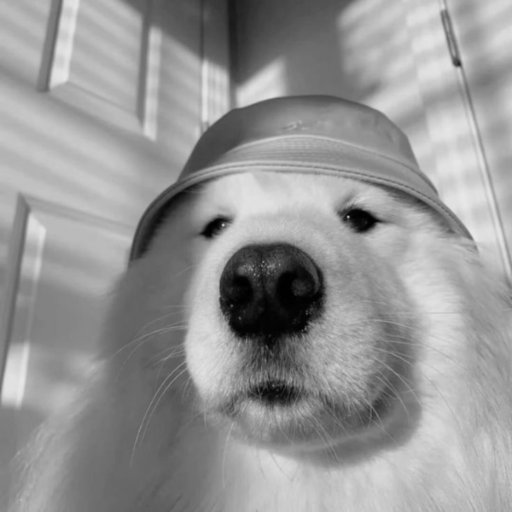
#> input picture hw4/hw4_sample_images/sample1.png, 512 x 512 px
$ python hw4.py
#> lines starting #> are read from the running program, lines starting #| are printed output that depends on the picture; after the words box and inside, x2 and y2 are one past the last pixel; in counts of white or black regions, pixels touching at a corner belong together
import numpy as np
import cv2

# Problem 1. (a)
smp1 = cv2.imread("hw4_sample_images/sample1.png", cv2.IMREAD_GRAYSCALE)
#> smp1 is the input picture: shape (512, 512); min 0, max 232, mean 149.6

I2 = np.array([[1, 2], [3, 0]])
N1 = len(I2)

thr1 = 255 * (I2 + 0.5) / (N1 * N1)
rows1, cols1 = smp1.shape
#> rows1 = 512; cols1 = 512
thrm1 = np.tile(thr1, (rows1 // N1, cols1 // N1))

res1 = np.where(smp1 > thrm1, 255, 0).astype(np.uint8)
#> res1: shape (512, 512); 59.1% white; black in thin lines or dots

cv2.imwrite("result1.png", res1)

# Problem 1. (b)
I = np.array([[1, 2], [3, 0]])
while I.shape[0] < 256:
    I = np.block([[4 * I + 1, 4 * I + 2], [4 * I + 3, 4 * I]])

I256 = I
N2 = len(I256)
thr2 = 255 * (I256 + 0.5) / (N2 * N2)
rows2, cols2 = smp1.shape
#> rows2 = 512; cols2 = 512
thrm2 = np.tile(thr2, (rows2 // N2, cols2 // N2))

res2 = np.where(smp1 > thrm2, 255, 0).astype(np.uint8)
#> res2: shape (512, 512); 58.7% white; black in thin lines or dots

cv2.imwrite("result2.png", res2)

# Problem 1. (c)
# Floyd-Steinberg
def floyd(img):
    img = img.astype(np.float32)
    rows, cols = img.shape
    mask = np.array([[0, 0, 7 / 16], [3 / 16, 5 / 16, 1 / 16]], dtype=np.float32)

    for y in range(rows):
        for x in range(cols):
            old = img[y, x]
            new = 0 if old < 128 else 255
            error = old - new
            img[y, x] = new

            for ky in range(2):
                for kx in range(-1, 2):
                    ny = y + ky
                    nx = x + kx
                    if 0 <= ny < rows and 0 <= nx < cols:
                        img[ny, nx] += error * mask[ky, kx + 1]
    return np.clip(img, 0, 255).astype(np.uint8)

# Jarvis’
def jarvis(img):
    img = img.astype(np.float32)
    rows, cols = img.shape
    mask = np.array([[0, 0, 0, 7, 5], [3, 5, 7, 5, 3], [1, 3, 5, 3, 1]]) / 48.0

    for y in range(rows):
        for x in range(cols):
            old = img[y, x]
            new = 0 if old < 128 else 255
            error = old - new
            img[y, x] = new

            for ky in range(3):
                for kx in range(-2, 3):
                    ny = y + ky
                    nx = x + kx
                    if 0 <= ny < rows and 0 <= nx < cols:
                        img[ny, nx] += error * mask[ky, kx + 2]
    return np.clip(img, 0, 255).astype(np.uint8)

res3 = floyd(smp1)
#> after the loop in floyd, `for y in range(rows):`: img: shape (512, 512) float32; 58.7% white; black in thin lines or dots
#> in floyd, `return np.clip(img, 0, 255).astype(np.uint8)`: returned value: shape (512, 512); 58.7% white; black in thin lines or dots
cv2.imwrite("result3.png", res3)

res4 = jarvis(smp1)
#> after the loop in jarvis, `for y in range(rows):`: img: shape (512, 512) float32; 58.7% white; black in thin lines or dots
#> in jarvis, `return np.clip(img, 0, 255).astype(np.uint8)`: returned value: shape (512, 512); 58.7% white; black in thin lines or dots
cv2.imwrite("result4.png", res4)

# Problem 2.
def flood_fill2(img, labs, i, j, lab):
    rows, cols = img.shape
    stack = [(i, j)]
    while stack:
        ci, cj = stack.pop()
        if 0 <= ci < rows and 0 <= cj < cols and labs[ci, cj] == 0 and img[ci, cj] == 0:
            labs[ci, cj] = lab
            stack.append((ci - 1, cj))
            stack.append((ci + 1, cj))
            stack.append((ci, cj - 1))
            stack.append((ci, cj + 1))

def cnt_comp(img):
    rows, cols = img.shape
    labs = np.zeros_like(img, dtype=np.uint32)
    lab = 1
    for i in range(rows):
        for j in range(cols):
            if img[i, j] == 0 and labs[i, j] == 0:
                flood_fill2(img, labs, i, j, lab)
                lab += 1
    cnt = lab - 1
    return cnt, labs

def erode(img, mask):
    rows, cols = img.shape
    pad_rows, pad_cols = mask.shape[0] // 2, mask.shape[1] // 2
    res = img.copy()
    tmp = img.copy()
    for i in range(pad_rows, rows - pad_rows):
        for j in range(pad_cols, cols - pad_cols):
            reg = tmp[i - pad_rows : i + pad_rows + 1, j - pad_cols : j + pad_cols + 1]
            if np.all((reg & mask) == mask):
                res[i, j] = 255
            else:
                res[i, j] = 0
    return res

def dilate(img, mask):
    rows, cols = img.shape
    pad_rows, pad_cols = mask.shape[0] // 2, mask.shape[1] // 2
    res = img.copy()
    tmp = img.copy()
    for i in range(pad_rows, rows - pad_rows):
        for j in range(pad_cols, cols - pad_cols):
            reg = tmp[i - pad_rows : i + pad_rows + 1, j - pad_cols : j + pad_cols + 1]
            if np.any(reg & mask):
                res[i, j] = 255
            else:
                res[i, j] = 0
    return res

# get bounding box
def bound_box(crd):
    x = crd[:, 0, 0]
    y = crd[:, 0, 1]
    x_min, x_max = x.min(), x.max()
    y_min, y_max = y.min(), y.max()
    return x_min, y_min, x_max - x_min + 1, y_max - y_min + 1

# analyze objects
def analyze(img, labs, objects_num, cover):
    res = []

    for label in range(1, objects_num + 1):
        cur = (labs == label).astype(np.uint8) * 255
        contours, hierarchy = cv2.findContours(cur, cv2.RETR_CCOMP, cv2.CHAIN_APPROX_SIMPLE)

        hierarchy = hierarchy[0] if hierarchy is not None else []
        holes = sum(1 for h in hierarchy if h[3] != -1)
        main_contour = max(contours, key=cv2.contourArea)
        x_min, y_min, w, h = bound_box(main_contour)

        aspect_ratio = h / w if w else 0
        coverage_ratio = np.sum(cur == 255) / (h * w)

        bays = 0
        hull = cv2.convexHull(main_contour, returnPoints=False)
        if hull is not None and len(hull) > 3:
            defects = cv2.convexityDefects(main_contour, hull)
            if defects is not None:
                for defect in defects[:, 0]:
                    start, end, farth, _ = defect
                    triangle = np.array([main_contour[i][0] for i in (start, end, farth)])
                    if cv2.contourArea(triangle) > cover * (h * w):
                        bays += 1

        res.append({"label": label, "lakes": holes, "bays": bays, "coverage_ratio": coverage_ratio, "aspect_ratio": aspect_ratio, "min_x" : x_min})
    return res

# extend bottom music staff
def extend_lines(labs_line, line_img, ref, tar):
    rys, rxs = np.where(labs_line == ref)
    rx_min = rxs.min()
    rx_max = rxs.max()

    tys, txs = np.where(labs_line == tar)
    ty = tys[0]

    rows, cols = line_img.shape
    for x in range(rx_min, rx_max + 1):
        if 0 <= x < cols and 0 <= ty < rows:
            line_img[ty][x] = 0
    return

# remove noise line
def remove_short_lines(img, labs, min_len):
    res = img.copy()
    for label in range(1, np.max(labs) + 1):
        xs = np.where(labs == label)[1]
        if xs.size and (xs.max() - xs.min() + 1) < min_len:
            res[labs == label] = 255
    return res

# insert additional lines between the staff lines
def insert_lines(labs_line, line_img, ref):
    rows, cols = labs_line.shape
    label_to_y = {}
    for label in range(1, np.max(labs_line) + 1):
        ys, xs = np.where(labs_line == label)
        cnt = np.bincount(ys)
        max_y = np.argmax(cnt)
        label_to_y[label] = max_y

    sorted_labels = sorted(label_to_y.items(), key=lambda x: x[1])
    sorted_ys = [y for _, y in sorted_labels]
    rys, rxs = np.where(labs_line == ref)
    rx_min = rxs.min()
    rx_max = rxs.max()

    for i in range(len(sorted_ys) - 1):
        y1, y2 = sorted_ys[i], sorted_ys[i + 1]
        mid_y = (y1 + y2) // 2
        if 0 <= mid_y < rows:
            line_img[mid_y, rx_min:rx_max + 1] = 0
    return

# get closest label and its minimum distance
def get_closest_lab_dist(labs, labs_line, tar, labs_line_cnt):
    labs_line_main_y = {}
    ys, xs = np.where(labs_line > 0)
    labs_line_main_y = {label: np.bincount(ys[labs_line[ys, xs] == label]).argmax() for label in range(1, labs_line_cnt + 1) if np.any(labs_line[ys, xs] == label)}

    tys, txs = np.where(labs == tar)
    labs_y_max = tys.max()
    dist = {label: abs(y - labs_y_max) for label, y in labs_line_main_y.items()}
    closest_label = min(dist, key=dist.get)
    min_dist = dist[closest_label]

    return closest_label, min_dist

# classification
def classify(obj):
    if obj['coverage_ratio'] > 0.9 or obj['aspect_ratio'] > 3.5:
        return 0 # unknown
    elif obj['lakes'] > 1:
        return 1 # treble clef
    elif obj['lakes'] == 1:
        if obj['bays'] == 8:
            return 12 # sharp
        elif obj['bays'] == 2:
            if obj['aspect_ratio'] > 2:
                return 11 # natural
            elif obj['aspect_ratio'] > 1:
                return 5 # 16th notes
            elif obj['aspect_ratio'] < 1:
                return 9 # 2 beamed 16th notes
        elif obj['bays'] == 1:
            if obj['coverage_ratio'] < 0.28:
                return 4 # half note
            else:
                return 10 # flat
    elif obj['lakes'] == 0:
        if obj['aspect_ratio'] < 0.5:
            return 8 # whole or flat rest
        elif obj['bays'] == 4:
            return 13 # quarter rest
        elif obj['bays'] == 1:
            return 2 # quarter note
        elif obj['bays'] == 3:
            return 14 # 16th rest
        elif obj['bays'] == 2:
            if obj['aspect_ratio'] > 2:
                return 15 # 8th rest
            elif obj['aspect_ratio'] > 1:
                return 3 # 8th notes
            elif obj['aspect_ratio'] > 0.95:
                return 6 # 2 beamed 8th notes
            else:
                return 16 # 3 beamed 16th notes
    else:
        return 0 # unknown

smp2 = cv2.imread("hw4_sample_images/sample2.png", cv2.IMREAD_GRAYSCALE)
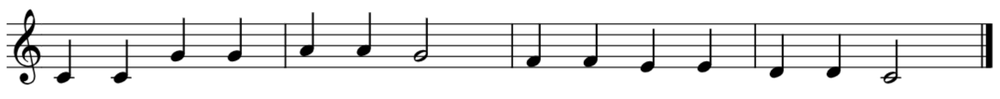
#> input picture hw4/hw4_sample_images/sample2.png, 1000 x 99 px
#> smp2 is the input picture: shape (99, 1000); min 0, max 255, mean 232.2
binary = np.where(smp2 > 175, 255, 0).astype(np.uint8)
#> binary: shape (99, 1000); 88.1% white; 1 black region, box (x1, y1, x2, y2) and area: (7, 9, 993, 85) 11741
mask1 = np.ones((1, 15), dtype=np.uint8)
mask2 = np.ones((3, 1), dtype=np.uint8)
# get staff image
dil = dilate(binary, mask1)
#> after the loop in dilate, `for i in range(pad_rows, rows - pad_rows):`: res: shape (99, 1000); 92.1% white; black in thin lines or dots, all inside (x1, y1, x2, y2) = (14, 23, 986, 79)
line_img = erode(dil, mask1)
#> after the loop in erode, `for i in range(pad_rows, rows - pad_rows):`: res: shape (99, 1000); 91.9% white; black in thin lines or dots, all inside (x1, y1, x2, y2) = (7, 23, 993, 79)

# clean and extend staff image
line_img_ex = line_img.copy()
_, labs_line = cnt_comp(line_img_ex)
#> after the loop in cnt_comp, `for i in range(rows):`: lab = 10
#> in cnt_comp, `cnt = lab - 1`: cnt = 9
#> labs_line: shape (99, 1000) uint32; 10 distinct labels, from 0 to 9
extend_lines(labs_line, line_img_ex, 1, np.max(labs_line))
#> in extend_lines, `rys, rxs = np.where(labs_line == ref)`: rys = 1971 values from 23 to 24; rxs = 1971 values, max 992 at index 1970, min 7 at index 0, mean 499.3
#> in extend_lines, `rx_min = rxs.min()`: rx_min = 7
#> in extend_lines, `rx_max = rxs.max()`: rx_max = 992
#> in extend_lines, `tys, txs = np.where(labs_line == tar)`: tys = 41 values from 77 to 78; txs = 41 values, max 900 at index 20, min 880 at index 0, mean 890.2
#> in extend_lines, `ty = tys[0]`: ty = 77
_, labs_line = cnt_comp(line_img_ex)
#> labs_line: shape (99, 1000) uint32; 8 distinct labels, from 0 to 7
line_img_ex = remove_short_lines(line_img_ex, labs_line, 100)
_, labs_line = cnt_comp(line_img_ex)
#> labs_line: shape (99, 1000) uint32; 7 distinct labels, from 0 to 6

# insertion
insert_lines(labs_line, line_img_ex, 1)
#> the loop in insert_lines, `for label in range(1, np.max(labs_line) + 1):` made 6 passes
#> max_y on passes 1 to 6: 24, 34, 45, 56, 66, 77
#> after the loop in insert_lines, `for label in range(1, np.max(labs_line) + 1):`: label_to_y = {1: 24, 2: 34, 3: 45, 4: 56, 5: 66, 6: 77}
#> in insert_lines, `sorted_labels = sorted(label_to_y.items(), key=lambda x: x[1])`: sorted_labels = [(1, 24), (2, 34), (3, 45), (4, 56), (5, 66), (6, 77)]
#> in insert_lines, `sorted_ys = [y for _, y in sorted_labels]`: sorted_ys = [24, 34, 45, 56, 66, 77]
#> in insert_lines, `rys, rxs = np.where(labs_line == ref)`: rys = 1971 values from 23 to 24
#> in insert_lines, `rx_min = rxs.min()`: rx_min = 7
#> in insert_lines, `rx_max = rxs.max()`: rx_max = 992
#> the loop in insert_lines, `for i in range(len(sorted_ys) - 1):` made 5 passes
#> (y1, y2, mid_y) on passes 1 to 5: (24, 34, 29), (34, 45, 39), (45, 56, 50), (56, 66, 61), (66, 77, 71)
labs_line_cnt, labs_line = cnt_comp(line_img_ex)
#> labs_line: shape (99, 1000) uint32; 12 distinct labels, from 0 to 11
#> labs_line_cnt = 11

# get note image
inv_line_img = 255 - line_img
note_img = binary + inv_line_img
#> note_img: shape (99, 1000); 96.3% white; 96 black regions (32 under 20 px), largest, box (x1, y1, x2, y2) and area: (300, 46, 315, 56) 122, (357, 46, 372, 56) 121, (19, 68, 36, 85) 116
ero = erode(note_img, mask2)
#> after the loop in erode (call 2), `for i in range(pad_rows, rows - pad_rows):`: res: shape (99, 1000); 95.1% white; 21 black regions (1 under 20 px), largest, box (x1, y1, x2, y2) and area: (14, 8, 41, 86) 823, (985, 24, 993, 67) 309, (640, 27, 655, 74) 253
note_img = dilate(ero, mask2)
#> after the loop in dilate (call 2), `for i in range(pad_rows, rows - pad_rows):`:
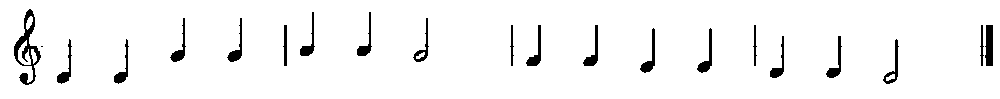
#> res: shape (99, 1000); 95.8% white; 21 black regions (1 under 20 px), largest, box (x1, y1, x2, y2) and area: (14, 9, 41, 85) 653, (985, 25, 993, 66) 291, (640, 28, 655, 73) 223
labs_cnt, labs = cnt_comp(note_img)
#> labs: shape (99, 1000) uint32; 22 distinct labels, from 0 to 21
#> labs_cnt = 21

objs = analyze(note_img, labs, labs_cnt, 0.05)
#> the loop in analyze, `for label in range(1, objects_num + 1):` made 21 passes
#> (holes, x in bound_box, y in bound_box, x_min, x_max in bound_box, y_min, y_max in bound_box, w) on passes 7, 13: (0, [284, 284, 283, 284, 284, 286, 286], [25, 45, 46, 47, 65, 65, 25], 283, 286, 25, 65, 4), (0, [986, 986, 985, 986, 986, 985, 985, 986, 986, 992, 992], [25, 45, 46, 47, 54, 55, 57, 58, 65, 65, 25], 985, 992, 25, 65, 8)
#> (holes, x_min, x_max in bound_box, y_min, y_max in bound_box, w, h, aspect_ratio) on passes 9 to 10: (0, 526, 540, 25, 65, 15, 41, 2.73), (0, 583, 597, 25, 65, 15, 41, 2.73)
#> after the loop in analyze, `for label in range(1, objects_num + 1):`: cur: shape (99, 1000); 0% white in thin lines or dots, all inside (x1, y1, x2, y2) = (41, 46, 43, 47)
#> after the loop in analyze, `for label in range(1, objects_num + 1):`: res = 21 items
#> objs = 21 items
scale_map = {11 : 'D', 10 : 'E', 9 : 'F', 8 : 'G', 7 : 'A', 6 : 'B'}
print("sample2.png recognition result:")
print('[', end='')
sorted_objs = sorted(objs, key=lambda x: x['min_x'])
#> sorted_objs = 21 items
valid_objs = [ob for ob in sorted_objs if classify(ob) != 0]
#> valid_objs = 15 items
for i, obj in enumerate(valid_objs):
    tag = classify(obj)
    if tag != 0:
        closest_label, min_dist = get_closest_lab_dist(labs, labs_line, obj['label'], labs_line_cnt)
        is_last = i == len(valid_objs) - 1
        end_token = '' if is_last else ', '
        if tag == 8:
            if scale_map[closest_label] == 'B':
                print('7', end=end_token)
            else:
                print('8', end=end_token)
        elif tag not in [2, 3, 4, 5, 6, 9, 16]:
            print(f'{tag}', end=end_token)
        elif min_dist > 3:
            print(f"{tag}(C)", end=end_token)
        else:
            print(f"{tag}({scale_map[closest_label]})", end=end_token)
#> this loop made 15 passes
#> (tag, labs_y_max in get_closest_lab_dist, closest_label, min_dist, is_last, end_token) on passes 1 to 12: (1, 84, 11, 7, False, ', '), (2, 83, 11, 6, False, ', '), (2, 83, 11, 6, False, ', '), (2, 61, 8, 0, False, ', '), (2, 61, 8, 0, False, ', '), (2, 55, 7, 1, False, ', '), (2, 55, 7, 1, False, ', '), (4, 61, 8, 0, False, ', '), (2, 65, 9, 1, False, ', '), (2, 65, 9, 1, False, ', '), (2, 72, 10, 1, False, ', '), (2, 72, 10, 1, False, ', ')
#| 1,
#| 2(C),
#| 2(C),
#| 2(G),
#| 2(G),
#| 2(A),
#| 2(A),
#| 4(G),
#> (further printed lines are left out)
print(']', end='\n')

smp3 = cv2.imread("hw4_sample_images/sample3.png", cv2.IMREAD_GRAYSCALE)
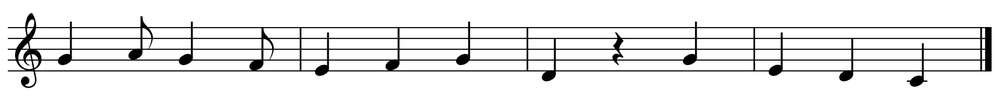
#> input picture hw4/hw4_sample_images/sample3.png, 1000 x 99 px
#> smp3 is the input picture: shape (99, 1000); min 0, max 255, mean 231.6
binary = np.where(smp3 > 175, 255, 0).astype(np.uint8)
#> binary: shape (99, 1000); 88.6% white; black in thin lines or dots, all inside (x1, y1, x2, y2) = (8, 13, 992, 88)
mask1 = np.ones((1, 17), dtype=np.uint8)
mask2 = np.ones((3, 1), dtype=np.uint8)
#> mask2 = [1, 1, 1]
# get staff image
dil = dilate(binary, mask1)
#> after the loop in dilate (call 3), `for i in range(pad_rows, rows - pad_rows):`: res: shape (99, 1000); 92.2% white; black in thin lines or dots, all inside (x1, y1, x2, y2) = (16, 27, 984, 82)
line_img = erode(dil, mask1)
#> after the loop in erode (call 3), `for i in range(pad_rows, rows - pad_rows):`:
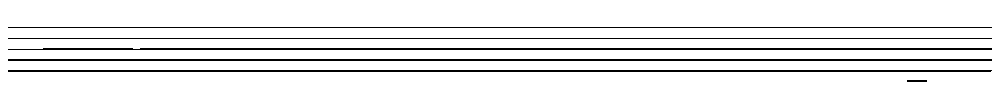
#> res: shape (99, 1000); 92.1% white; black in thin lines or dots, all inside (x1, y1, x2, y2) = (8, 27, 992, 82)

# extend staff image
line_img_ex = line_img.copy()
_, labs_line = cnt_comp(line_img_ex)
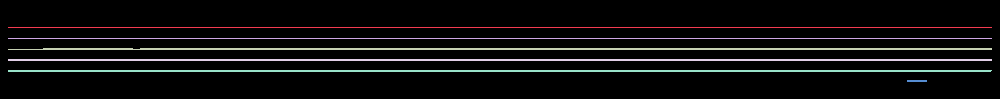
#> labs_line: shape (99, 1000) uint32; 7 distinct labels, from 0 to 6; one colour per label, 0 black
extend_lines(labs_line, line_img_ex, 1, np.max(labs_line))

# insertion
insert_lines(labs_line, line_img_ex, 1)
#> the loop in insert_lines (call 2), `for label in range(1, np.max(labs_line) + 1):` made 6 passes
#> max_y on passes 1 to 6: 27, 38, 49, 59, 70, 80
#> the loop in insert_lines (call 2), `for i in range(len(sorted_ys) - 1):` made 5 passes
#> (y1, y2, mid_y) on pass 1: (27, 38, 32)
labs_line_cnt, labs_line = cnt_comp(line_img_ex)
#> labs_line: shape (99, 1000) uint32; 12 distinct labels, from 0 to 11

# get note image
inv_line_img = 255 - line_img
note_img = binary + inv_line_img
#> note_img: shape (99, 1000); 96.6% white; 93 black regions (42 under 20 px), largest, box (x1, y1, x2, y2) and area: (23, 50, 42, 59) 113, (128, 50, 143, 59) 111, (249, 61, 264, 70) 109
ero = erode(note_img, mask2)
#> after the loop in erode (call 4), `for i in range(pad_rows, rows - pad_rows):`: res: shape (99, 1000); 95.4% white; 19 black regions, largest, box (x1, y1, x2, y2) and area: (8, 12, 42, 89) 849, (128, 15, 153, 60) 334, (249, 27, 274, 71) 324
note_img = dilate(ero, mask2)
#> after the loop in dilate (call 4), `for i in range(pad_rows, rows - pad_rows):`: res: shape (99, 1000); 96.1% white; 19 black regions, largest, box (x1, y1, x2, y2) and area: (8, 13, 42, 88) 653, (985, 28, 992, 70) 294, (128, 16, 153, 59) 280
labs_cnt, labs = cnt_comp(note_img)
#> labs: shape (99, 1000) uint32; 22 distinct labels, from 0 to 21

objs = analyze(note_img, labs, labs_cnt, 0.02)
#> after the loop in analyze (call 2), `for label in range(1, objects_num + 1):`: cur: shape (99, 1000); 0% white in thin lines or dots, all inside (x1, y1, x2, y2) = (270, 57, 271, 59)
scale_map = {11 : 'D', 10 : 'E', 9 : 'F', 8 : 'G', 7 : 'A', 6 : 'B'}
print("sample3.png recognition result:")
print('[', end='')
sorted_objs = sorted(objs, key=lambda x: x['min_x'])
valid_objs = [ob for ob in sorted_objs if classify(ob) != 0]
for i, obj in enumerate(valid_objs):
    tag = classify(obj)
    if tag != 0:
        closest_label, min_dist = get_closest_lab_dist(labs, labs_line, obj['label'], labs_line_cnt)
        is_last = i == len(valid_objs) - 1
        end_token = '' if is_last else ', '
        if tag == 8:
            if scale_map[closest_label] == 'B':
                print('7', end=end_token)
            else:
                print('8', end=end_token)
        elif tag not in [2, 3, 4, 5, 6, 9, 16]:
            print(f'{tag}', end=end_token)
        elif min_dist > 3:
            print(f"{tag}(C)", end=end_token)
        else:
            print(f"{tag}({scale_map[closest_label]})", end=end_token)
#> this loop made 14 passes
#| 1,
#| 2(G),
#| 3(A),
#| 2(G),
#| 3(F),
#| 2(E),
#| 2(F),
#| 2(G),
#> (further printed lines are left out)
print(']', end='\n')

# Problem 3.
# get notch centers
def get_notch_centers(img, horizontal, vertical):
    rows, cols = img.shape
    ctr_y, ctr_x = rows // 2, cols // 2
    notch_ctrs = []
    if horizontal:
        for x in range(cols):
            if abs(x - ctr_x) > 30:
                notch_ctrs.append((ctr_y, x))
    if vertical:
        for y in range(rows):
            if abs(y - ctr_y) > 30:
                notch_ctrs.append((y, ctr_x))
    return notch_ctrs

# filter the image
def filter_image(img, notch_ctrs, fshift):
    rows, cols = img.shape
    rad = 10
    mask = np.ones((rows, cols), dtype=np.float32)
    for cy, cx in notch_ctrs:
        y, x = np.ogrid[:rows, :cols]
        mask_area = (x - cx) ** 2 + (y - cy) ** 2 <= rad ** 2
        mask[mask_area] = 0

    fshift_filtered = fshift * mask

    f_ishift = np.fft.ifftshift(fshift_filtered)
    res = np.fft.ifft2(f_ishift)
    res = np.real(res)

    res = ((res - res.min()) * 255 / (res.max() - res.min())).astype(np.uint8)
    return res

smp4 = cv2.imread("hw4_sample_images/sample4.png", cv2.IMREAD_GRAYSCALE)
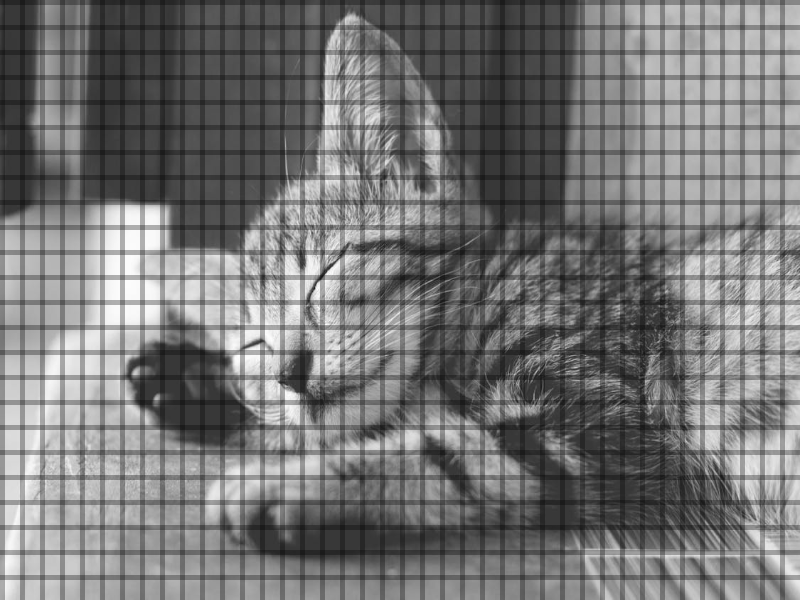
#> input picture hw4/hw4_sample_images/sample4.png, 800 x 600 px
#> smp4 is the input picture: shape (600, 800); min 22, max 254, mean 116.9

f = np.fft.fft2(smp4)
fshift = np.fft.fftshift(f)

# for frequency domain
mag_spec = 20 * np.log(np.abs(fshift) + 1)
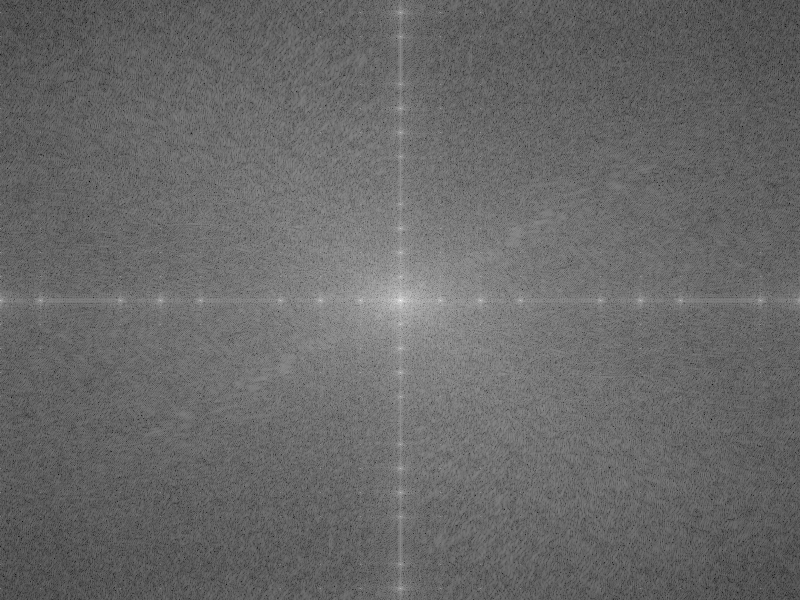
#> mag_spec: shape (600, 800) float64; min 15.41, max 356.9, mean 156.1; drawn with min black and max white
mag_norm = ((mag_spec - mag_spec.min()) * 255 / (mag_spec.max() - mag_spec.min())).astype(np.uint8)

notch_ctrs_5 = get_notch_centers(smp4, horizontal=False, vertical=True)
res5 = filter_image(smp4, notch_ctrs_5, fshift)
cv2.imwrite("result5.png", res5)

notch_ctrs_6 = get_notch_centers(smp4, horizontal=True, vertical=False)
res6 = filter_image(smp4, notch_ctrs_6, fshift)
cv2.imwrite("result6.png", res6)

notch_ctrs_7 = get_notch_centers(smp4, horizontal=True, vertical=True)
res7 = filter_image(smp4, notch_ctrs_7, fshift)
cv2.imwrite("result7.png", res7)
